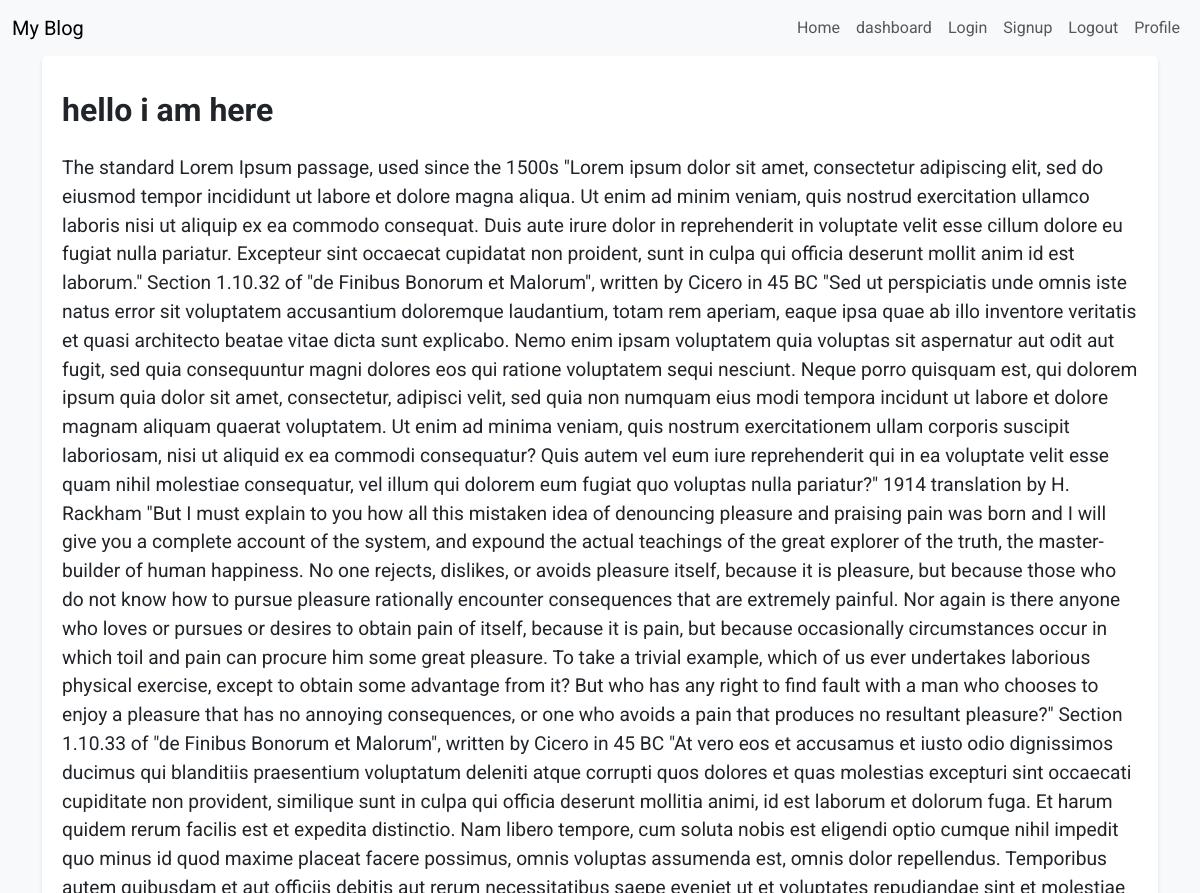
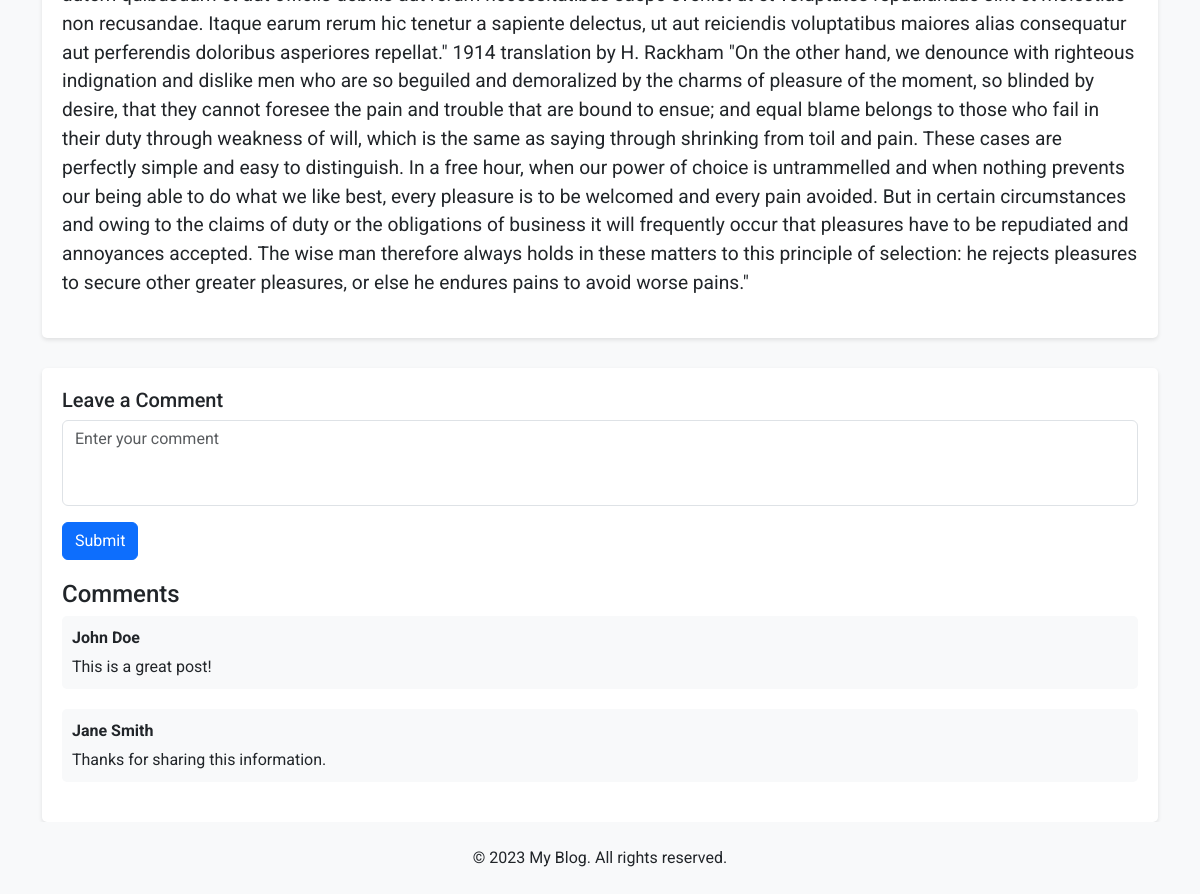
The app's page /post/2/ with its own data (2 pictures, top to bottom).
### blog/models.py (models this page shows, shortened)
class Post(models.Model):
    title = models.CharField(max_length=200)
    body = models.TextField()
    published_date = models.DateTimeField(auto_now_add=True)
    last_modified = models.DateTimeField(auto_now=True)
    author = models.ForeignKey(Author, on_delete=models.CASCADE)
    categories = models.ManyToManyField(Category, related_name='c_posts')
    tags = models.ManyToManyField(Tag, related_name='t_posts')
    is_published = models.BooleanField(default=False)

### blog/views.py (the view)
# urls.py: path('post/<int:pk>/', views.PostDetailView.as_view(), name='post_details'),
class PostDetailView(DetailView):
    model = Post
    template_name = 'blog/post_details.html'
    context_object_name = 'post'
    def get_object(self):
        return get_object_or_404(Post, id=self.kwargs.get('pk'))

### blog/templates/blog/post_details.html (shortened to what this page needs)
{% extends "base.html" %}
{% load static %}
{% block extra_head%}
<link rel="stylesheet" href="{% static "blog/css/postDetails_style.css" %}">
<link rel="stylesheet" href="{% static "comments/css/comment_style.css" %}">
{% endblock  %}
{% block content %}
<div class="container">
    <div class="post">
        <div class="post-title">{{ post.title }}</div>
        <div class="post-content">
            <p>{{ post.body }}</p>
        </div>
    </div>
    {% include "comments/comment.html" %}
</div>
{% endblock content %}

### blog/static/blog/css/postDetails_style.css (style rules this page uses)
body { font-family: 'Roboto', sans-serif; background-color: #f8f9fa; }
.post { background-color: #fff; padding: 20px; margin-bottom: 30px; border-radius: 5px; box-shadow: 0 2px 4px rgba(0,0,0,0.1); }
.post-title { font-size: 2rem; font-weight: bold; margin-top: 10px; }
.post-content { font-size: 1.2rem; margin: 20px 0; }

### records on screen
Post: title "hello i am here", body "The standard Lorem Ipsum passage, used since the 1500s \"Lorem ipsum dolor sit amet, consectetur adipiscing elit, sed do eiusmod tempor incididunt ut labore et dolore magna aliqua. Ut enim ad minim veniam, quis nostrud exercitation ullamco laboris nisi ut aliquip ex ea commodo consequat. Duis aute irure dolor in reprehenderit in voluptate velit esse cillum dolore eu fugiat nulla pariatur. Excepteur sint occaecat cupidatat non proident, sunt in culpa qui officia deserunt mollit anim id est laborum.\" Section 1.10.32 of \"de Finibus Bonorum et Malorum\", written by Cicero in 45 BC \"Sed ut perspiciatis unde omnis iste natus error sit voluptatem accusantium doloremque laudantium, totam rem aperiam,…"
